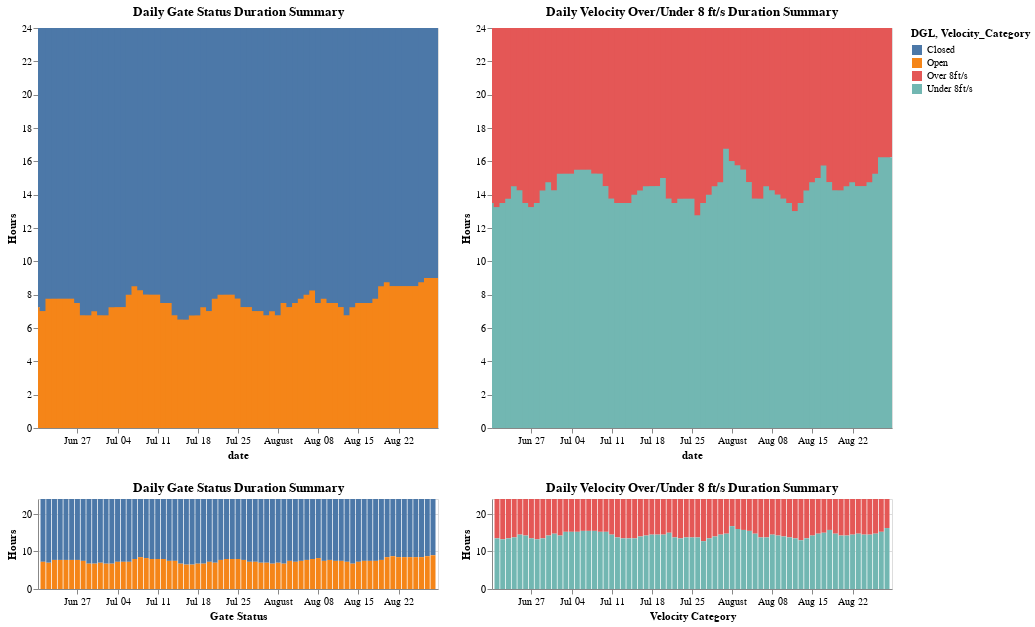

The notebook cell saved with this chart:
### Code cell
# print(full_merged_df.head())

# print(daily_gate.head(15))
# print(avg_daily_velocity) 
unique_dates = full_merged_df['date'].unique()

avg_line_velocity = alt.Chart(avg_daily_velocity).mark_rule(strokeWidth=2, color='red', strokeDash=[5, 5]).encode(
    y=alt.Y('time_unit:Q'),
    detail='Velocity_Category:N',
    tooltip=alt.Tooltip('time_unit:Q',  format=".2f")  
)
avg_line_gate = alt.Chart(avg_daily_gate).mark_rule(strokeWidth=4, color='red', strokeDash=[5, 5]).encode(
    y=alt.Y('time_unit:Q'),
    detail='DGL:N',
    # alt.Tooltip('GLC:Q', title= "Velocity (ft/s)", format=".2f")
    tooltip=alt.Tooltip('time_unit:Q',  format=".2f")  # Static tooltip for the rule line
    ).interactive()

summary_stats_vel = (full_merged_df.groupby(["week", "date", "Velocity_Category"]).
    agg(
        total_velocity_duration = ("time_unit", "sum")
    )).reset_index()
# print(summary_stats_vel.head())
summary_stats_dgl = (full_merged_df.groupby(["week", "date", "DGL"]).
    agg(
        total_gate_duration = ("time_unit", "sum")
    )).reset_index()

unique_weeks = list(full_merged_df.week.unique())
week_dropdown = alt.binding_select(options=unique_weeks, name="Select Week:")
week_selection = alt.selection_single(fields=["week"], bind=week_dropdown, empty = "none")


brush = alt.selection_interval(encodings=['x'], mark=alt.BrushConfig(stroke="cyan", strokeOpacity=1))

# Create the bar graph
base_vel = alt.Chart(summary_stats_vel, width=400, height=400).mark_bar(color="green").encode(
        x=alt.X("date:T", title="Velocity Category"),
        y=alt.Y("total_velocity_duration:Q", title="Hours"),
        # color="Velocity_Category:N",
        color=alt.condition(brush, 'Velocity_Category:N', alt.value('lightgray')),
        # column="Velocity_Category:N",
        tooltip=["date:T", "Velocity_Category:N", "total_velocity_duration:Q"],
# ).add_selection(week_selection
).properties(
    title="Daily Velocity Over/Under 8 ft/s Duration Summary"
)
upper_vel = base_vel.mark_bar(width=alt.RelativeBandSize(0.7)).encode(
    alt.X('date:T').scale(domain=brush)
)
lower_vel = base_vel.properties(
    height=90
).add_params(brush)
vel_bar_chart = upper_vel & lower_vel
# vel_chart_with_avg = vel_bar_chart + avg_line_velocity
base_gate = alt.Chart(summary_stats_dgl, width=400, height=400).mark_bar(
    color="steelblue",
    # width=alt.RelativeBandSize(0.7)
).encode(
    x=alt.X("date:T", title="Gate Status"), 
    y=alt.Y("total_gate_duration:Q", title="Hours"),
    color=alt.condition(brush, 'DGL:N', alt.value('lightgray')),
    tooltip=["date:T","DGL:N", "total_gate_duration:Q"]
).properties(
    title="Daily Gate Status Duration Summary"
)
# gate_bar_chart = alt.Chart(summary_stats_dgl).mark_bar(color="steelblue").encode(
#         x=alt.X("date", title="Gate Status",axis=alt.Axis()),
#         y=alt.Y("total_gate_duration:Q", title="Hours"),
#         color="DGL:N",
#         # column="DGL:N",
#         tooltip=["DGL:N", "total_gate_duration:Q"],
# # ).add_selection(week_selection
# ).properties(
#     title="Weekly Gate Status Duration Summary", width=200, height=400
# )

upper_gate = base_gate.mark_bar(width=alt.RelativeBandSize(0.7)).encode(
    alt.X('date:T').scale(domain=brush)
)
lower_gate = base_gate.properties(
    height=90
).add_params(brush)

gate_bar_chart = upper_gate & lower_gate
# gate_chart_with_avg = gate_bar_chart + avg_line_gate
combined_bar_charts = alt.hconcat(
    gate_bar_chart,
    vel_bar_chart 
)
combined_bar_charts
#create weekly time series with bars
#eventually will have a 100 year time series
#whats the day thats the most above 8/fts
#look at daily variability/similarity over the entire summer (stacked bar) 
#gate open = low flow
#gate close = high flow (water pushed to passage)

### Figure 1 — Vega-Lite specification as saved in the notebook (floating-point values rounded to 4 significant figures; data arrays with more than 128 entries replaced by an {"elided": "..."} marker saying what was removed)
{"config": {"view": {"continuousWidth": 300, "continuousHeight": 300}}, "hconcat": [{"vconcat": [{"mark": {"type": "bar", "width": {"band": 0.7}}, "encoding": {"color": {"condition": {"param": "param_159", "field": "DGL", "type": "nominal"}, "value": "lightgray"}, "tooltip": [{"field": "date", "type": "temporal"}, {"field": "DGL", "type": "nominal"}, {"field": "total_gate_duration", "type": "quantitative"}], "x": {"field": "date", "scale": {"domain": {"param": "param_159"}}, "type": "temporal"}, "y": {"field": "total_gate_duration", "title": "Hours", "type": "quantitative"}}, "height": 400, "title": "Daily Gate Status Duration Summary", "width": 400}, {"mark": {"type": "bar", "color": "steelblue"}, "encoding": {"color": {"condition": {"param": "param_159", "field": "DGL", "type": "nominal"}, "value": "lightgray"}, "tooltip": [{"field": "date", "type": "temporal"}, {"field": "DGL", "type": "nominal"}, {"field": "total_gate_duration", "type": "quantitative"}], "x": {"field": "date", "title": "Gate Status", "type": "temporal"}, "y": {"field": "total_gate_duration", "title": "Hours", "type": "quantitative"}}, "height": 90, "name": "view_69", "title": "Daily Gate Status Duration Summary", "width": 400}], "data": {"name": "data-806f9853d1bb3882120683a8af3b141a"}}, {"vconcat": [{"mark": {"type": "bar", "width": {"band": 0.7}}, "encoding": {"color": {"condition": {"param": "param_159", "field": "Velocity_Category", "type": "nominal"}, "value": "lightgray"}, "tooltip": [{"field": "date", "type": "temporal"}, {"field": "Velocity_Category", "type": "nominal"}, {"field": "total_velocity_duration", "type": "quantitative"}], "x": {"field": "date", "scale": {"domain": {"param": "param_159"}}, "type": "temporal"}, "y": {"field": "total_velocity_duration", "title": "Hours", "type": "quantitative"}}, "height": 400, "title": "Daily Velocity Over/Under 8 ft/s Duration Summary", "width": 400}, {"mark": {"type": "bar", "color": "green"}, "encoding": {"color": {"condition": {"param": "param_159", "field": "Velocity_Category", "type": "nominal"}, "value": "lightgray"}, "tooltip": [{"field": "date", "type": "temporal"}, {"field": "Velocity_Category", "type": "nominal"}, {"field": "total_velocity_duration", "type": "quantitative"}], "x": {"field": "date", "title": "Velocity Category", "type": "temporal"}, "y": {"field": "total_velocity_duration", "title": "Hours", "type": "quantitative"}}, "height": 90, "name": "view_68", "title": "Daily Velocity Over/Under 8 ft/s Duration Summary", "width": 400}], "data": {"name": "data-0bd726f38d4a67124bcc3be1992762d7"}}], "params": [{"name": "param_159", "select": {"type": "interval", "encodings": ["x"], "mark": {"stroke": "cyan", "strokeOpacity": 1}}, "views": ["view_69", "view_68"]}], "$schema": "https://vega.github.io/schema/vega-lite/v5.20.1.json", "datasets": {"data-806f9853d1bb3882120683a8af3b141a": {"elided": "138 records"}, "data-0bd726f38d4a67124bcc3be1992762d7": {"elided": "138 records"}}}
